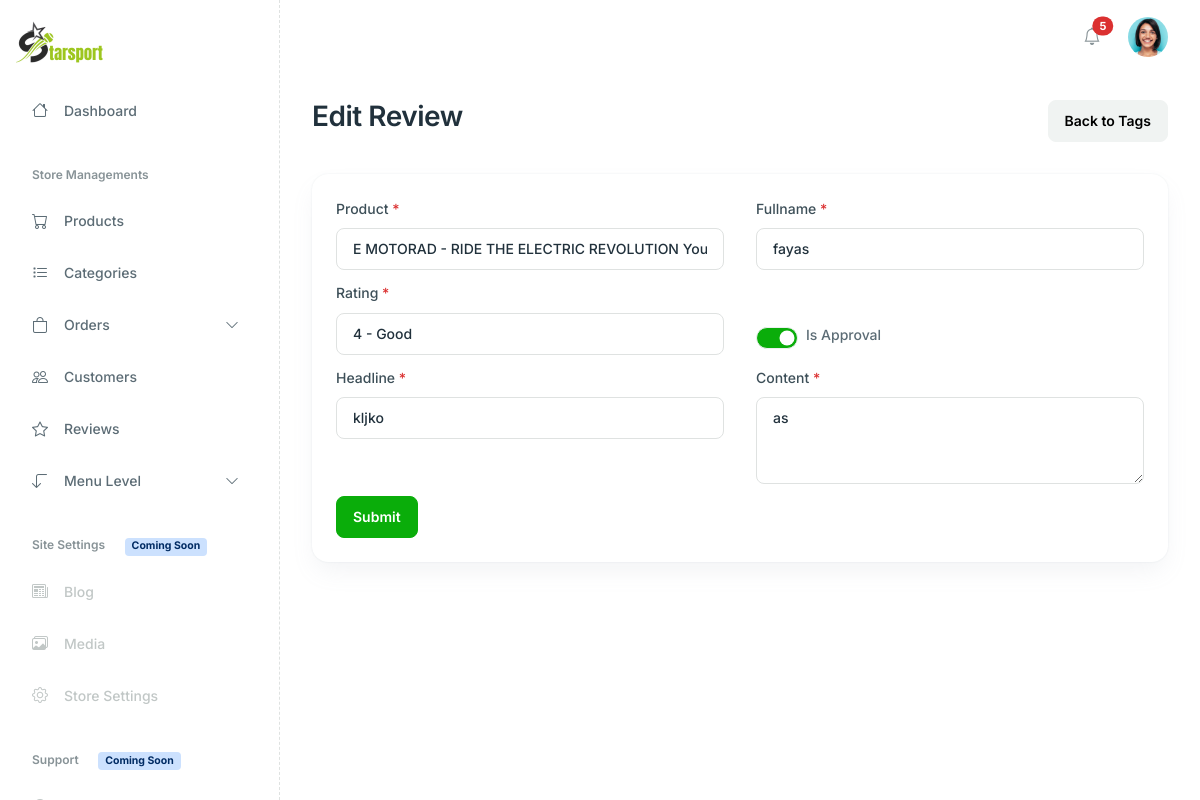
The app's page /main/review/3/edit/ (signed in) with its own data.
### products/models.py (models this page shows, shortened)
class Review(models.Model):
    product = models.ForeignKey(
        Product, on_delete=models.CASCADE, related_name="reviews"
    )
    rating = models.PositiveIntegerField(default=5)
    fullname = models.CharField(max_length=255)
    user = models.ForeignKey(User, on_delete=models.CASCADE)
    headline = models.CharField(max_length=255)
    content = models.TextField()
    created_at = models.DateTimeField(auto_now_add=True)
    approval = models.BooleanField(default=True)

### main/views.py (the view, shortened to what this page needs)
# urls.py: path("review/<pk>/edit/", views.ReviewUpdateView.as_view(), name="review_update"),
class ReviewUpdateView(SuperAdminLoginRequiredMixin, UpdateView):
    model = Review
    template_name = "dashboard/review/entry.html"
    form_class = ReviewForm
    success_url = reverse_lazy("main:Review")
    extra_context = {"is_review": True, "title": "Edit Review"}

### main/mixins.py (called while the page is built)
    def test_func(self):
        return self.request.user.is_authenticated and self.request.user.is_superuser

### products/models.py (called while the page is built)
    def __str__(self):
        return self.name

### templates/dashboard/review/entry.html (shortened to what this page needs)
{% extends "dashboard/base.html" %}
{% block content %}
<main class="main-content-wrapper">
  <div class="container">
<div class="row mb-8">
    <div class="col-md-12">
        <div class="d-md-flex justify-content-between align-items-center">
            <div>
                <h2 class="0">{{title}}</h2>
            </div>
            <div class="mt-5 mt-md-0">
              <a onclick="history.back()" class="btn btn-light">Back to Tags</a>
            </div>
        </div>
    </div>
</div>
<div class="row">
  <div class="col-lg-12 col-12">
    <div class="card mb-6 card-lg">
      <div class="card-body p-6 ">
        <form method="POST" enctype="multipart/form-data" class="ajax redirect" data-redirect="{% url 'main:Review' %}">
          <div class="row">
              <div class="mb-3 col-md-6">
                  <label class="form-label">{{ form.product.label }} {% if form.product.field.required %}<span class="text-danger">*</span>{% endif %}</label>
                  {{ form.product }}
              </div>
              <div class="mb-3 col-md-6">
                  <label class="form-label">{{ form.fullname.label }} {% if form.fullname.field.required %}<span class="text-danger">*</span>{% endif %}</label>
                  {{ form.fullname }}
              </div>
              <div class="mb-3 col-md-6">
                  <label class="form-label">{{ form.rating.label }} {% if form.rating.field.required %}<span class="text-danger">*</span>{% endif %}</label>
                  {{ form.rating }}
              </div>
              <div class="mb-3 col-md-6 mt-9">
                  <div class="form-check form-switch">
                      <input class="form-check-input" type="checkbox" role="switch" id="id_approval" {% if form.instance.approval %} checked {% endif %} name="approval">
                      <label class="form-check-label" for="id_approval">Is Approval</label>
                  </div>
              </div>
              <div class="mb-3 col-md-6">
                  <label class="form-label">{{ form.headline.label }} {% if form.headline.field.required %}<span class="text-danger">*</span>{% endif %}</label>
                  {{ form.headline }}
              </div>
              <div class="mb-3 col-md-6">
                  <label class="form-label">{{ form.content.label }} {% if form.content.field.required %}<span class="text-danger">*</span>{% endif %}</label>
                  {{ form.content }}
              </div>
              <div class="col-lg-12">
                  <button type="submit" class="btn btn-primary">Submit</button>
              </div>
          </div>
      </form>
      </div>
    </div>
  </div>
</div>
</main>
{% endblock content %}

### records on screen
Review: product "E MOTORAD - RIDE THE ELECTRIC REVOLUTION Youth X1 Mountain Electric Cycle (18\" Frame, 7.65Ah Li-Ion Removable Battery, Front Suspension, 250W Bldc Motor) (Bumblebee Yellow)", fullname "fayas", rating "4 - Good", approval "☑", headline "kljko", content "as"

### other values on screen
{{ title }} "Edit Review"
